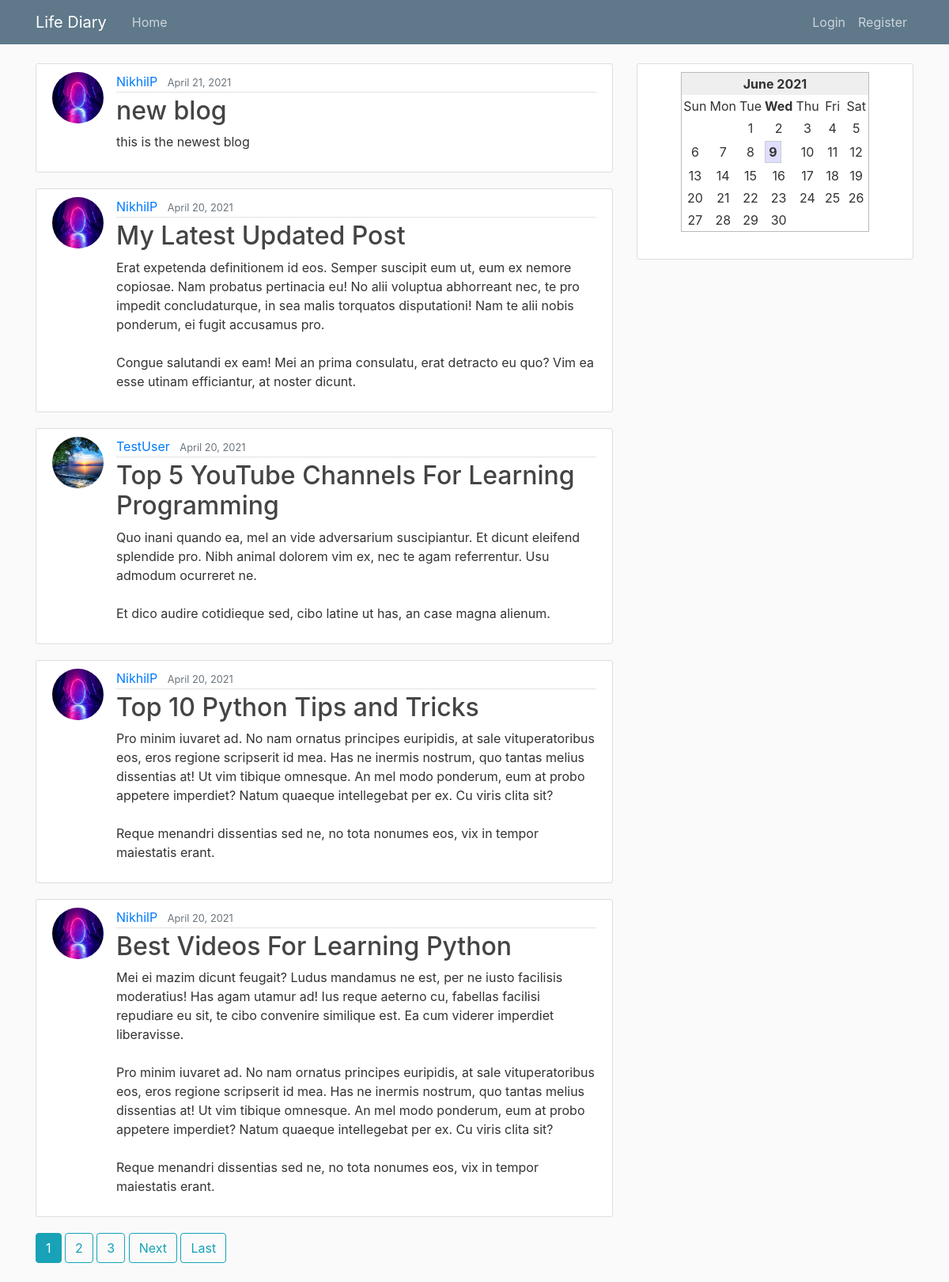
The page / on the database its author committed.
### blog/models.py (models this page shows, shortened)
class Post(models.Model):
    title = models.CharField(max_length=100)
    content = models.TextField()
    date_posted = models.DateTimeField(default=timezone.now)
    author = models.ForeignKey(User, on_delete=models.CASCADE)
    image = models.ImageField(default='default.jpg', upload_to='blog_images')

### users/models.py (models this page shows, shortened)
class Profile(models.Model):
    user = models.OneToOneField(User, on_delete=models.CASCADE)
    image = models.ImageField(default='default.jpg', upload_to='profile_pics')

### blog/views.py (the view)
# urls.py: path('', PostListView.as_view(), name='blog-home'),
class PostListView(ListView):
    model = Post
    template_name = 'blog/home.html'  # <app>/<model>_<viewtype>.html
    context_object_name = 'posts'
    ordering = ['-date_posted']
    paginate_by = 5

### blog/templates/blog/home.html (shortened to what this page needs)
{% extends "blog/base.html" %}
{% block content %}
    {% for post in posts %}
        <article class="media content-section">
          <img class="rounded-circle article-img" src="{{ post.author.profile.image.url }}">
          <div class="media-body">
            <div class="article-metadata">
              <a class="mr-2" href="{% url 'user-posts' post.author.username %}">{{ post.author }}</a>
              <small class="text-muted">{{ post.date_posted|date:"F d, Y" }}</small>
            </div>
            <h2><a class="article-title" href="{% url 'post-detail' post.id %}">{{ post.title }}</a></h2>
            <p class="article-content">{{ post.content }}</p>
          </div>
        </article>
    {% endfor %}
    {% if is_paginated %}
      {% for num in page_obj.paginator.page_range %}
        {% if page_obj.number == num %}
          <a class="btn btn-info mb-4" href="?page={{ num }}">{{ num }}</a>
        {% elif num > page_obj.number|add:'-3' and num < page_obj.number|add:'3' %}
          <a class="btn btn-outline-info mb-4" href="?page={{ num }}">{{ num }}</a>
        {% endif %}
      {% endfor %}
      {% if page_obj.has_next %}
        <a class="btn btn-outline-info mb-4" href="?page={{ page_obj.next_page_number }}">Next</a>
        <a class="btn btn-outline-info mb-4" href="?page={{ page_obj.paginator.num_pages }}">Last</a>
      {% endif %}
    {% endif %}
{% endblock content %}

### blog/templates/blog/base.html (shortened to what this page needs)
{% load static %}
<!DOCTYPE html>
<html>
<head>
    <link rel="stylesheet" href="https://maxcdn.bootstrapcdn.com/bootstrap/4.0.0/css/bootstrap.min.css">
    <link rel="stylesheet" type="text/css" href="{% static 'blog/main.css' %}">
</head>
<body>
    <header class="site-header">
      <nav class="navbar navbar-expand-md navbar-dark bg-steel fixed-top">
        <div class="container">
          <a class="navbar-brand mr-4" href="{% url 'blog-home' %}">Life Diary</a>
          <div class="collapse navbar-collapse" id="navbarToggle">
            <div class="navbar-nav mr-auto">
              <a class="nav-item nav-link" href="{% url 'blog-home' %}">Home</a>
            </div>
            <div class="navbar-nav">
              {% if user.is_authenticated %}
                <a class="nav-item nav-link" href="{% url 'post-create' %}">New Post</a>
                <a class="nav-item nav-link" href="{% url 'profile' %}">Profile</a>
                <a class="nav-item nav-link" href="{% url 'logout' %}">Logout</a>
                <a class="nav-item nav-link" href="{% url 'quotes'%}">Quotes</a>
              {% else %}
                <a class="nav-item nav-link" href="{% url 'login' %}">Login</a>
                <a class="nav-item nav-link" href="{% url 'register' %}">Register</a>
              {% endif %}
            </div>
          </div>
        </div>
      </nav>
    </header>
    <main role="main" class="container">
      <div class="row">
        <div class="col-md-8">
          {% block content %}{% endblock %}
        </div>
        <div class="col-md-4">
          <div class="content-section">
                            <html>
                            <head>
                            </head>
                            <body>
                            <center>
                            </center>
                            <br/><div style="clear:both"></div>
                            </body>
                            </html>
          </div>
        </div>
      </div>
    </main>
</body>
</html>

### blog/static/blog/main.css (style rules this page uses)
body { background: #fafafa; color: #333333; margin-top: 5rem; }
h1, h2, h3, h4, h5, h6 { color: #444444; }
.bg-steel { background-color: #5f788a; }
.site-header .navbar-nav .nav-link { color: #cbd5db; }
.content-section { background: #ffffff; padding: 10px 20px; border: 1px solid #dddddd; border-radius: 3px; margin-bottom: 20px; }
.article-title { color: #444444; }
.article-content { white-space: pre-line; }
.article-img { height: 65px; width: 65px; margin-right: 16px; }
.article-metadata { padding-bottom: 1px; margin-bottom: 4px; border-bottom: 1px solid #e3e3e3 }

### rows shown on the page
Post: author.profile.image (picture), author "NikhilP", date_posted "April 21, 2021", title "new blog", content "this is the newest blog"
Post: author.profile.image (picture), author "NikhilP", date_posted "April 20, 2021", title "My Latest Updated Post", content "Erat expetenda definitionem id eos. Semper suscipit eum ut, eum ex nemore copiosae. Nam probatus pertinacia eu! No alii voluptua abhorreant nec, te pro impedit concludaturque, in sea malis torquatos disputationi! Nam te alii nobis ponderum, ei fugit accusamus pro. Congue salutandi ex eam! Mei an prima consulatu, erat detracto eu quo? Vim ea esse utinam efficiantur, at noster dicunt."
Post: author.profile.image (picture), author "TestUser", date_posted "April 20, 2021", title "Top 5 YouTube Channels For Learning Programming", content "Quo inani quando ea, mel an vide adversarium suscipiantur. Et dicunt eleifend splendide pro. Nibh animal dolorem vim ex, nec te agam referrentur. Usu admodum ocurreret ne. Et dico audire cotidieque sed, cibo latine ut has, an case magna alienum."
Post: author.profile.image (picture), author "NikhilP", date_posted "April 20, 2021", title "Top 10 Python Tips and Tricks", content "Pro minim iuvaret ad. No nam ornatus principes euripidis, at sale vituperatoribus eos, eros regione scripserit id mea. Has ne inermis nostrum, quo tantas melius dissentias at! Ut vim tibique omnesque. An mel modo ponderum, eum at probo appetere imperdiet? Natum quaeque intellegebat per ex. Cu viris clita sit? Reque menandri dissentias sed ne, no tota nonumes eos, vix in tempor maiestatis erant."
Post: author.profile.image (picture), author "NikhilP", date_posted "April 20, 2021", title "Best Videos For Learning Python", content "Mei ei mazim dicunt feugait? Ludus mandamus ne est, per ne iusto facilisis moderatius! Has agam utamur ad! Ius reque aeterno cu, fabellas facilisi repudiare eu sit, te cibo convenire similique est. Ea cum viderer imperdiet liberavisse. Pro minim iuvaret ad. No nam ornatus principes euripidis, at sale vituperatoribus eos, eros regione scripserit id mea. Has ne inermis nostrum, quo tantas melius dissentias at! Ut vim tibique omnesque. An mel modo ponderum, eum at probo appetere imperdiet? Natum quaeque intellegebat per ex. Cu viris clita sit? Reque menandri dissentias sed ne, no tota nonumes eos, vix in tempor maiestatis erant."

### other values the page prints
{{ num }} "1"
{{ num }} "2" "3"
